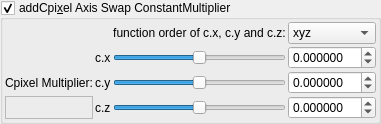
    <widget class="MyGroupBox" name="groupCheck_transf_addCpixel_enabled_false">
     <property name="toolTip">
      <string>&lt;html&gt;&lt;head/&gt;&lt;body&gt;&lt;p&gt;Cpixel is CVector3 c = ( c.x, c.y, c.z). It is each original point (pixel) in 3D space where the iteration starts from, ( c = original z for each point .) It is commonly found in formula structures z = f(z) + c.&lt;/p&gt;&lt;p&gt;The Cpixel multiplier effectively scales this point &amp;quot;c&amp;quot;.&lt;/p&gt;&lt;p&gt;This transform allows the swapping of the order of the &amp;quot;CVector3 c&amp;quot; components before being multiplied by &amp;quot;CVector3 z&amp;quot; components.&lt;/p&gt;&lt;/body&gt;&lt;/html&gt;</string>
     </property>
     <property name="title">
      <string>addCpi&amp;xel Axis Swap ConstantMultiplier</string>
     </property>
     <property name="checkable">
      <bool>true</bool>
     </property>
     <layout class="QVBoxLayout" name="verticalLayout_51">
      <property name="spacing">
       <number>2</number>
      </property>
      <property name="leftMargin">
       <number>2</number>
      </property>
      <property name="topMargin">
       <number>2</number>
      </property>
      <property name="rightMargin">
       <number>2</number>
      </property>
      <property name="bottomMargin">
       <number>2</number>
      </property>
      <item>
       <layout class="QGridLayout" name="gridLayout_25">
        <property name="spacing">
         <number>2</number>
        </property>
        <item row="1" column="3">
         <widget class="MyDoubleSpinBox" name="spinbox3_transf_constant_multiplierC_111_x">
          <property name="sizePolicy">
           <sizepolicy hsizetype="Minimum" vsizetype="Maximum">
            <horstretch>0</horstretch>
            <verstretch>0</verstretch>
           </sizepolicy>
          </property>
          <property name="prefix">
           <string/>
          </property>
          <property name="suffix">
           <string/>
          </property>
          <property name="decimals">
           <number>6</number>
          </property>
          <property name="minimum">
           <double>-99.989999999999995</double>
          </property>
          <property name="maximum">
           <double>99.989999999999995</double>
          </property>
          <property name="singleStep">
           <double>0.100000000000000</double>
          </property>
         </widget>
        </item>
        <item row="2" column="2">
         <widget class="QSlider" name="slider3_transf_constant_multiplierC_111_y">
          <property name="sizePolicy">
           <sizepolicy hsizetype="Expanding" vsizetype="Maximum">
            <horstretch>0</horstretch>
            <verstretch>0</verstretch>
           </sizepolicy>
          </property>
          <property name="minimum">
           <number>-10000000</number>
          </property>
          <property name="maximum">
           <number>10000000</number>
          </property>
          <property name="value">
           <number>0</number>
          </property>
          <property name="sliderPosition">
           <number>0</number>
          </property>
          <property name="orientation">
           <enum>Qt::Horizontal</enum>
          </property>
         </widget>
        </item>
        <item row="1" column="2">
         <widget class="QSlider" name="slider3_transf_constant_multiplierC_111_x">
          <property name="sizePolicy">
           <sizepolicy hsizetype="Expanding" vsizetype="Maximum">
            <horstretch>0</horstretch>
            <verstretch>0</verstretch>
           </sizepolicy>
          </property>
          <property name="minimum">
           <number>-10000000</number>
          </property>
          <property name="maximum">
           <number>10000000</number>
          </property>
          <property name="value">
           <number>0</number>
          </property>
          <property name="sliderPosition">
           <number>0</number>
          </property>
          <property name="orientation">
           <enum>Qt::Horizontal</enum>
          </property>
         </widget>
        </item>
        <item row="3" column="2">
         <widget class="QSlider" name="slider3_transf_constant_multiplierC_111_z">
          <property name="sizePolicy">
           <sizepolicy hsizetype="Expanding" vsizetype="Maximum">
            <horstretch>0</horstretch>
            <verstretch>0</verstretch>
           </sizepolicy>
          </property>
          <property name="minimum">
           <number>-10000000</number>
          </property>
          <property name="maximum">
           <number>10000000</number>
          </property>
          <property name="value">
           <number>0</number>
          </property>
          <property name="sliderPosition">
           <number>0</number>
          </property>
          <property name="orientation">
           <enum>Qt::Horizontal</enum>
          </property>
         </widget>
        </item>
        <item row="1" column="1">
         <widget class="QLabel" name="label_109">
          <property name="text">
           <string notr="true">c.x</string>
          </property>
         </widget>
        </item>
        <item row="0" column="3">
         <widget class="QComboBox" name="comboBox_mandelbulbMulti_order_of_xyz_C">
          <item>
           <property name="text">
            <string notr="true">xyz</string>
           </property>
          </item>
          <item>
           <property name="text">
            <string notr="true">xzy</string>
           </property>
          </item>
          <item>
           <property name="text">
            <string notr="true">yxz</string>
           </property>
          </item>
          <item>
           <property name="text">
            <string notr="true">yzx</string>
           </property>
          </item>
          <item>
           <property name="text">
            <string notr="true">zxy</string>
           </property>
          </item>
          <item>
           <property name="text">
            <string notr="true">zyx</string>
           </property>
          </item>
         </widget>
        </item>
        <item row="3" column="3">
         <widget class="MyDoubleSpinBox" name="spinbox3_transf_constant_multiplierC_111_z">
          <property name="sizePolicy">
           <sizepolicy hsizetype="Minimum" vsizetype="Maximum">
            <horstretch>0</horstretch>
            <verstretch>0</verstretch>
           </sizepolicy>
          </property>
          <property name="prefix">
           <string/>
          </property>
          <property name="suffix">
           <string/>
          </property>
          <property name="decimals">
           <number>6</number>
          </property>
          <property name="minimum">
           <double>-99.989999999999995</double>
          </property>
          <property name="maximum">
           <double>99.989999999999995</double>
          </property>
          <property name="singleStep">
           <double>0.100000000000000</double>
          </property>
         </widget>
        </item>
        <item row="2" column="3">
         <widget class="MyDoubleSpinBox" name="spinbox3_transf_constant_multiplierC_111_y">
          <property name="sizePolicy">
           <sizepolicy hsizetype="Minimum" vsizetype="Maximum">
            <horstretch>0</horstretch>
            <verstretch>0</verstretch>
           </sizepolicy>
          </property>
          <property name="prefix">
           <string/>
          </property>
          <property name="suffix">
           <string/>
          </property>
          <property name="decimals">
           <number>6</number>
          </property>
          <property name="minimum">
           <double>-99.989999999999995</double>
          </property>
          <property name="maximum">
           <double>99.989999999999995</double>
          </property>
          <property name="singleStep">
           <double>0.100000000000000</double>
          </property>
         </widget>
        </item>
        <item row="2" column="1">
         <widget class="QLabel" name="label_110">
          <property name="text">
           <string notr="true">c.y</string>
          </property>
         </widget>
        </item>
        <item row="0" column="2">
         <widget class="QLabel" name="label">
          <property name="text">
           <string>function order of c.x, c.y and c.z:</string>
          </property>
          <property name="alignment">
           <set>Qt::AlignCenter</set>
          </property>
         </widget>
        </item>
        <item row="2" column="0">
         <widget class="QLabel" name="label_108">
          <property name="text">
           <string>Cpixel Multiplier:</string>
          </property>
         </widget>
        </item>
        <item row="3" column="1">
         <widget class="QLabel" name="label_111">
          <property name="text">
           <string notr="true">c.z</string>
          </property>
         </widget>
        </item>
        <item row="3" column="0">
         <widget class="QFrame" name="frame">
          <property name="frameShape">
           <enum>QFrame::StyledPanel</enum>
          </property>
          <property name="frameShadow">
           <enum>QFrame::Raised</enum>
          </property>
         </widget>
        </item>
       </layout>
      </item>
     </layout>
    </widget>
